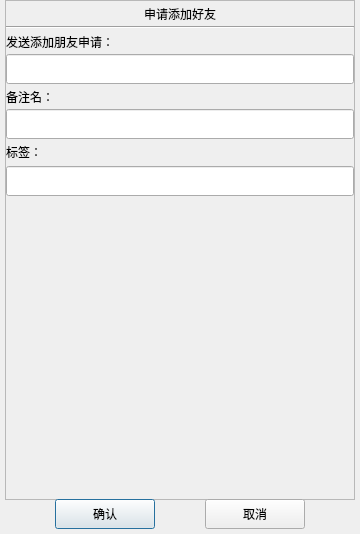
<?xml version="1.0" encoding="UTF-8"?>
<ui version="4.0">
 <class>ApplyFriend</class>
 <widget class="QDialog" name="ApplyFriend">
  <property name="geometry">
   <rect>
    <x>0</x>
    <y>0</y>
    <width>360</width>
    <height>534</height>
   </rect>
  </property>
  <property name="minimumSize">
   <size>
    <width>360</width>
    <height>400</height>
   </size>
  </property>
  <property name="maximumSize">
   <size>
    <width>360</width>
    <height>1000</height>
   </size>
  </property>
  <property name="windowTitle">
   <string>Dialog</string>
  </property>
  <layout class="QVBoxLayout" name="verticalLayout">
   <property name="spacing">
    <number>0</number>
   </property>
   <property name="leftMargin">
    <number>5</number>
   </property>
   <property name="topMargin">
    <number>0</number>
   </property>
   <property name="rightMargin">
    <number>5</number>
   </property>
   <property name="bottomMargin">
    <number>0</number>
   </property>
   <item>
    <widget class="QScrollArea" name="scrollArea">
     <property name="minimumSize">
      <size>
       <width>0</width>
       <height>500</height>
      </size>
     </property>
     <property name="widgetResizable">
      <bool>true</bool>
     </property>
     <property name="alignment">
      <set>Qt::AlignLeading|Qt::AlignLeft|Qt::AlignTop</set>
     </property>
     <widget class="QWidget" name="scrollcontent">
      <property name="geometry">
       <rect>
        <x>0</x>
        <y>0</y>
        <width>348</width>
        <height>498</height>
       </rect>
      </property>
      <layout class="QVBoxLayout" name="verticalLayout_2">
       <property name="spacing">
        <number>0</number>
       </property>
       <property name="leftMargin">
        <number>0</number>
       </property>
       <property name="topMargin">
        <number>0</number>
       </property>
       <property name="rightMargin">
        <number>0</number>
       </property>
       <property name="bottomMargin">
        <number>0</number>
       </property>
       <item>
        <widget class="QLabel" name="apply_lb">
         <property name="minimumSize">
          <size>
           <width>0</width>
           <height>25</height>
          </size>
         </property>
         <property name="maximumSize">
          <size>
           <width>16777215</width>
           <height>25</height>
          </size>
         </property>
         <property name="text">
          <string>申请添加好友</string>
         </property>
         <property name="alignment">
          <set>Qt::AlignCenter</set>
         </property>
        </widget>
       </item>
       <item>
        <widget class="QWidget" name="apply_wid" native="true">
         <property name="maximumSize">
          <size>
           <width>16777215</width>
           <height>16777215</height>
          </size>
         </property>
         <layout class="QVBoxLayout" name="verticalLayout_3">
          <property name="spacing">
           <number>0</number>
          </property>
          <property name="leftMargin">
           <number>0</number>
          </property>
          <property name="topMargin">
           <number>0</number>
          </property>
          <property name="rightMargin">
           <number>0</number>
          </property>
          <property name="bottomMargin">
           <number>0</number>
          </property>
          <item>
           <widget class="Line" name="line">
            <property name="orientation">
             <enum>Qt::Horizontal</enum>
            </property>
           </widget>
          </item>
          <item>
           <widget class="QLabel" name="label_2">
            <property name="minimumSize">
             <size>
              <width>0</width>
              <height>25</height>
             </size>
            </property>
            <property name="maximumSize">
             <size>
              <width>16777215</width>
              <height>25</height>
             </size>
            </property>
            <property name="text">
             <string>发送添加朋友申请：</string>
            </property>
           </widget>
          </item>
          <item>
           <widget class="CustomizeEdit" name="name_ed">
            <property name="minimumSize">
             <size>
              <width>0</width>
              <height>30</height>
             </size>
            </property>
            <property name="maximumSize">
             <size>
              <width>16777215</width>
              <height>30</height>
             </size>
            </property>
           </widget>
          </item>
          <item>
           <widget class="QLabel" name="label_3">
            <property name="minimumSize">
             <size>
              <width>0</width>
              <height>25</height>
             </size>
            </property>
            <property name="maximumSize">
             <size>
              <width>16777215</width>
              <height>25</height>
             </size>
            </property>
            <property name="text">
             <string>备注名：</string>
            </property>
           </widget>
          </item>
          <item>
           <widget class="CustomizeEdit" name="back_ed">
            <property name="minimumSize">
             <size>
              <width>0</width>
              <height>30</height>
             </size>
            </property>
            <property name="maximumSize">
             <size>
              <width>16777215</width>
              <height>30</height>
             </size>
            </property>
           </widget>
          </item>
          <item>
           <widget class="QLabel" name="label_4">
            <property name="minimumSize">
             <size>
              <width>0</width>
              <height>25</height>
             </size>
            </property>
            <property name="maximumSize">
             <size>
              <width>16777215</width>
              <height>25</height>
             </size>
            </property>
            <property name="text">
             <string>标签：</string>
            </property>
           </widget>
          </item>
          <item alignment="Qt::AlignTop">
           <widget class="QWidget" name="lb_group_wid" native="true">
            <property name="minimumSize">
             <size>
              <width>0</width>
              <height>0</height>
             </size>
            </property>
            <property name="maximumSize">
             <size>
              <width>16777215</width>
              <height>200</height>
             </size>
            </property>
            <layout class="QVBoxLayout" name="verticalLayout_4">
             <property name="spacing">
              <number>0</number>
             </property>
             <property name="leftMargin">
              <number>0</number>
             </property>
             <property name="topMargin">
              <number>0</number>
             </property>
             <property name="rightMargin">
              <number>0</number>
             </property>
             <property name="bottomMargin">
              <number>0</number>
             </property>
             <item>
              <widget class="QWidget" name="gridWidget" native="true">
               <property name="minimumSize">
                <size>
                 <width>0</width>
                 <height>35</height>
                </size>
               </property>
               <property name="maximumSize">
                <size>
                 <width>16777215</width>
                 <height>35</height>
                </size>
               </property>
               <layout class="QHBoxLayout" name="horizontalLayout_2">
                <property name="spacing">
                 <number>0</number>
                </property>
                <property name="leftMargin">
                 <number>0</number>
                </property>
                <property name="topMargin">
                 <number>0</number>
                </property>
                <property name="rightMargin">
                 <number>0</number>
                </property>
                <property name="bottomMargin">
                 <number>0</number>
                </property>
                <item>
                 <widget class="CustomizeEdit" name="lb_ed">
                  <property name="minimumSize">
                   <size>
                    <width>0</width>
                    <height>30</height>
                   </size>
                  </property>
                  <property name="maximumSize">
                   <size>
                    <width>16777215</width>
                    <height>30</height>
                   </size>
                  </property>
                 </widget>
                </item>
               </layout>
              </widget>
             </item>
             <item>
              <widget class="QWidget" name="input_tip_wid" native="true">
               <property name="minimumSize">
                <size>
                 <width>0</width>
                 <height>20</height>
                </size>
               </property>
               <property name="maximumSize">
                <size>
                 <width>16777215</width>
                 <height>20</height>
                </size>
               </property>
               <layout class="QVBoxLayout" name="verticalLayout_5">
                <property name="spacing">
                 <number>0</number>
                </property>
                <property name="leftMargin">
                 <number>0</number>
                </property>
                <property name="topMargin">
                 <number>0</number>
                </property>
                <property name="rightMargin">
                 <number>0</number>
                </property>
                <property name="bottomMargin">
                 <number>0</number>
                </property>
                <item>
                 <widget class="ClickedOnceLabel" name="tip_lb">
                  <property name="maximumSize">
                   <size>
                    <width>16777215</width>
                    <height>20</height>
                   </size>
                  </property>
                  <property name="text">
                   <string/>
                  </property>
                 </widget>
                </item>
               </layout>
              </widget>
             </item>
            </layout>
           </widget>
          </item>
         </layout>
        </widget>
       </item>
       <item>
        <widget class="QWidget" name="widget_2" native="true">
         <property name="minimumSize">
          <size>
           <width>0</width>
           <height>60</height>
          </size>
         </property>
         <layout class="QHBoxLayout" name="horizontalLayout_3">
          <property name="spacing">
           <number>0</number>
          </property>
          <property name="leftMargin">
           <number>0</number>
          </property>
          <property name="topMargin">
           <number>0</number>
          </property>
          <property name="rightMargin">
           <number>0</number>
          </property>
          <property name="bottomMargin">
           <number>0</number>
          </property>
          <item>
           <widget class="QWidget" name="lb_list" native="true">
            <property name="minimumSize">
             <size>
              <width>287</width>
              <height>300</height>
             </size>
            </property>
           </widget>
          </item>
          <item>
           <widget class="QWidget" name="more_lb_wid" native="true">
            <property name="minimumSize">
             <size>
              <width>0</width>
              <height>30</height>
             </size>
            </property>
            <property name="maximumSize">
             <size>
              <width>30</width>
              <height>16777215</height>
             </size>
            </property>
            <layout class="QVBoxLayout" name="verticalLayout_6">
             <property name="spacing">
              <number>0</number>
             </property>
             <property name="leftMargin">
              <number>0</number>
             </property>
             <property name="topMargin">
              <number>0</number>
             </property>
             <property name="rightMargin">
              <number>0</number>
             </property>
             <property name="bottomMargin">
              <number>0</number>
             </property>
             <item>
              <widget class="ClickedOnceLabel" name="more_lb">
               <property name="minimumSize">
                <size>
                 <width>25</width>
                 <height>25</height>
                </size>
               </property>
               <property name="maximumSize">
                <size>
                 <width>25</width>
                 <height>25</height>
                </size>
               </property>
               <property name="text">
                <string/>
               </property>
              </widget>
             </item>
            </layout>
           </widget>
          </item>
         </layout>
        </widget>
       </item>
      </layout>
     </widget>
    </widget>
   </item>
   <item>
    <widget class="QWidget" name="apply_sure_wid" native="true">
     <property name="minimumSize">
      <size>
       <width>0</width>
       <height>35</height>
      </size>
     </property>
     <property name="maximumSize">
      <size>
       <width>16777215</width>
       <height>35</height>
      </size>
     </property>
     <layout class="QHBoxLayout" name="horizontalLayout">
      <property name="spacing">
       <number>0</number>
      </property>
      <property name="leftMargin">
       <number>0</number>
      </property>
      <property name="topMargin">
       <number>0</number>
      </property>
      <property name="rightMargin">
       <number>0</number>
      </property>
      <property name="bottomMargin">
       <number>5</number>
      </property>
      <item>
       <widget class="ClickedBtn" name="sure_btn">
        <property name="minimumSize">
         <size>
          <width>100</width>
          <height>30</height>
         </size>
        </property>
        <property name="maximumSize">
         <size>
          <width>100</width>
          <height>30</height>
         </size>
        </property>
        <property name="text">
         <string>确认</string>
        </property>
       </widget>
      </item>
      <item>
       <widget class="ClickedBtn" name="cancel_btn">
        <property name="minimumSize">
         <size>
          <width>100</width>
          <height>30</height>
         </size>
        </property>
        <property name="maximumSize">
         <size>
          <width>100</width>
          <height>30</height>
         </size>
        </property>
        <property name="text">
         <string>取消</string>
        </property>
       </widget>
      </item>
     </layout>
    </widget>
   </item>
  </layout>
 </widget>
 <customwidgets>
  <customwidget>
   <class>ClickedBtn</class>
   <extends>QPushButton</extends>
   <header location="global">clickedbtn.h</header>
  </customwidget>
  <customwidget>
   <class>CustomizeEdit</class>
   <extends>QLineEdit</extends>
   <header location="global">customizeedit.h</header>
  </customwidget>
  <customwidget>
   <class>ClickedOnceLabel</class>
   <extends>QLabel</extends>
   <header location="global">clickedoncelabel.h</header>
  </customwidget>
 </customwidgets>
 <resources/>
 <connections/>
</ui>
